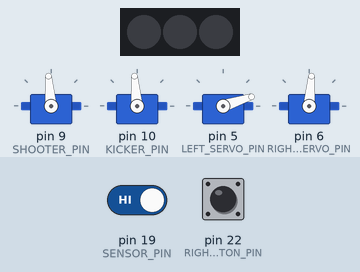
Simulated run of this sketch. Board: Arduino Mega 2560, built with avr-gcc and run on an emulated ATmega2560. Parts: 4 × servo, 3 RGB LEDs in strip order, left to right. Inputs (shaded band) come from the test bench; at power-on: pin 22 (RIGHT_BUTTON_PIN) LOW, pin 19 (SENSOR_PIN) HIGH.

Above: at 1.2 s.
1.3 s: pin 22 (RIGHT_BUTTON_PIN) pulled HIGH for 0.15 s
At 2.3 s:
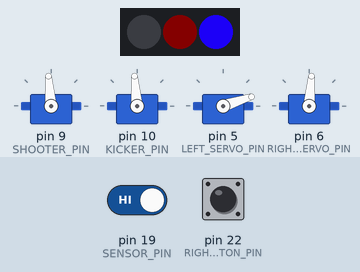
3.0 s: pin 22 (RIGHT_BUTTON_PIN) pulled HIGH for 3.2 s
At 6.25 s:
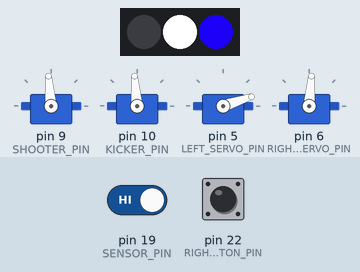
Timing chart, 0 to 7.8 s (numbered marks = the images above; inputs shaded):
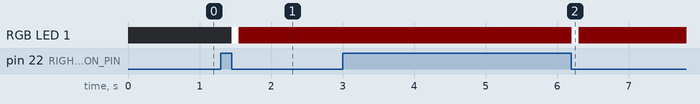

Measured:
- after the input at 1.3 s, RGB LED 1: off → RGB(255, 255, 255) after 0.15 s, → RGB(7, 0, 0) 0.10 s later
- after the input at 3.0 s, RGB LED 1: RGB(7, 0, 0) → RGB(255, 255, 255) after 3.2 s, → RGB(7, 0, 0) 0.10 s later

The sketch:

skater.ino
```cpp
#include <Servo.h>
#include <FastLED.h>

#define LEFT_SERVO_UP 55
#define LEFT_SERVO_DOWN 18
#define RIGHT_SERVO_UP 50
#define RIGHT_SERVO_DOWN 85

#define SHOOTER_DIRECTION 1
#define KICKER_DIRECTION 1

#define RIGHT_BUTTON_PIN 22     // A4
#define BUTTON_STARTUP 50       // minimum ms needed of button push
#define BUTTON_COOLDOWN 90      // minimum ms between button presses

#define SHOOTER_PIN 9
#define KICKER_PIN 10
#define LEFT_SERVO_PIN 5
#define RIGHT_SERVO_PIN 6
#define SENSOR_PIN 19

#define LED_PIN 3
#define NUM_LEDS 3

#define ZERO_STREAK    20       // number of zeroes in a row required
#define ON_THRESH 1500          // high peak length in microseconds
#define RC_UPPER_THRESH 2500    // max high peak length in microseconds
#define RECEIVER_THRESH 100    // maximum milliseconds between high peaks

#define BEAM_BREAK_THRESH 50    // milliseconds of beam break required

#define SHOOT_TIME  500         // milliseconds after beam connected

#define STARTUP 1000            // milliseconds until code runs

#define DEFAULT_STAGE 0
#define INTAKE_STAGE 1
#define SPINUP_STAGE 2
#define SHOOT_STAGE 3

Servo LeftServo, RightServo;
Servo Shooter, Kicker;

int stage = DEFAULT_STAGE;

// Buttons
bool right_pressed = false;
bool right_prev_pressed = false;

unsigned long start_of_press = 0;
unsigned long last_release = 0;

bool stage_switch_ready = true;
unsigned long last_stage_switch = 0;

// Puck sensor
bool sensor_prev_reading = true;
unsigned long beam_first_tripped = 0;
unsigned long beam_first_connected = 0;

// PWM reading
unsigned long zero_count = 1;
unsigned long high_start = 0;
unsigned long high_end = 0;
unsigned long last_cycle = 0;

bool receiver_connected = false;

CRGBArray<NUM_LEDS> leds;


void setShooter(float percent) {
  Shooter.writeMicroseconds(1520 + 400 * percent * SHOOTER_DIRECTION);
}

void setKicker(float percent) {
  Kicker.writeMicroseconds(1520 + 400 * percent * KICKER_DIRECTION);
}

void nextStage() {
  stage++;
  if (stage == SHOOT_STAGE) {
    beam_first_connected = millis();
  } else if (stage > SHOOT_STAGE) {
    stage = DEFAULT_STAGE;
  }
  last_stage_switch = millis();
  stage_switch_ready = false;
}

void setup() {
  Shooter.attach(SHOOTER_PIN);
  Kicker.attach(KICKER_PIN);
  analogWrite(SHOOTER_PIN, 0);
  analogWrite(KICKER_PIN, 0);

  LeftServo.attach(LEFT_SERVO_PIN);
  RightServo.attach(RIGHT_SERVO_PIN);
  analogWrite(LEFT_SERVO_PIN, 0);
  analogWrite(RIGHT_SERVO_PIN, 0);


  pinMode(RIGHT_BUTTON_PIN, INPUT);
  pinMode(SENSOR_PIN, INPUT);

  pinMode(SHOOTER_PIN, OUTPUT);
  pinMode(KICKER_PIN, OUTPUT);
  pinMode(LEFT_SERVO_PIN, OUTPUT);
  pinMode(RIGHT_SERVO_PIN, OUTPUT);

  pinMode(LED_PIN, OUTPUT);
  FastLED.addLeds<WS2812B, LED_PIN, GRB>(leds, NUM_LEDS);
}

void loop() {
  // Receiver to button press
  if (digitalRead(RIGHT_BUTTON_PIN)) {
    if (zero_count >= ZERO_STREAK) {
      high_start = micros();
    }
    zero_count = 0;
  } else {
    if (zero_count == 0) {
      high_end = micros();
      last_cycle = millis();
      if (high_end > high_start) {
        unsigned long high_cycle = high_end - high_start;
        right_pressed = (high_cycle >= ON_THRESH && high_cycle <= RC_UPPER_THRESH);
        if (right_pressed) {
          leds[0] = CHSV(85, 255, 255);
        } else {
          leds[0] = CHSV(85, 255, 0);
        }
      }
      FastLED.show();
    }
    zero_count = min(zero_count + 1, ZERO_STREAK);
  }

  // Button press filtering
  if (right_pressed) {
    if (!right_prev_pressed) {
      start_of_press = millis();
    }
  }
  if (!right_pressed) {
    if (right_prev_pressed) {
      last_release = millis();
    }
  }
  right_prev_pressed = right_pressed;

  if (stage == SPINUP_STAGE && right_pressed && stage_switch_ready) {
    nextStage();
  } else {
    if (right_pressed && millis() - start_of_press >= BUTTON_STARTUP) {
      if (stage_switch_ready) {
        nextStage();
      }
    }
  }

  if (!right_pressed && millis() - last_release > BUTTON_COOLDOWN) {
    stage_switch_ready = true;
  }

  // Sensor readings
  if (!digitalRead(SENSOR_PIN)) {
    if (sensor_prev_reading) {
      beam_first_tripped = millis();
    }
    if (millis() - beam_first_tripped >= BEAM_BREAK_THRESH && stage == INTAKE_STAGE) {
      stage++;
    }
  } else {
    if (!sensor_prev_reading && beam_first_connected <= last_stage_switch) {
      beam_first_connected = millis();
    }
    if (millis() - beam_first_connected >= SHOOT_TIME && stage == SHOOT_STAGE) {
      stage = DEFAULT_STAGE;
    }
  }
  sensor_prev_reading = digitalRead(SENSOR_PIN);
  leds[2] = CHSV(170, 255, 255 * digitalRead(SENSOR_PIN));

  // Safety
  if (millis() < STARTUP || millis() - last_cycle > RECEIVER_THRESH) {
    if (receiver_connected) {
      leds[1] = CHSV(0, 255, 40);
      FastLED.show();
    }
    receiver_connected = false;
    stage = DEFAULT_STAGE;
  } else {
    receiver_connected = true;
  }

  // Robot Actions
  switch (stage) {
    default:
      setShooter(0.0);
      setKicker(0.0);

      LeftServo.write(LEFT_SERVO_DOWN);
      RightServo.write(RIGHT_SERVO_DOWN);
      leds[1] = CHSV(0, 0, 255);
      break;

    case INTAKE_STAGE:
      setShooter(-0.6);
      setKicker(-1.0);

      // Shooter intaking spinup
      if (millis() - last_stage_switch <= 300) {
        setShooter(-1.0);
      }

      LeftServo.write(LEFT_SERVO_UP);
      RightServo.write(RIGHT_SERVO_UP);
      leds[1] = CHSV(30, 255, 255);
      break;

    case SPINUP_STAGE:
      setShooter(1);
      setKicker(-0.7);

      LeftServo.write(LEFT_SERVO_UP);
      RightServo.write(RIGHT_SERVO_UP);
      leds[1] = CHSV(127, 255, 255);
      break;

    case SHOOT_STAGE:
      setShooter(1);
      setKicker(1);

      LeftServo.write(LEFT_SERVO_UP);
      RightServo.write(RIGHT_SERVO_UP);
      leds[1] = CHSV(212, 255, 255);
      break;
  }
}
```
